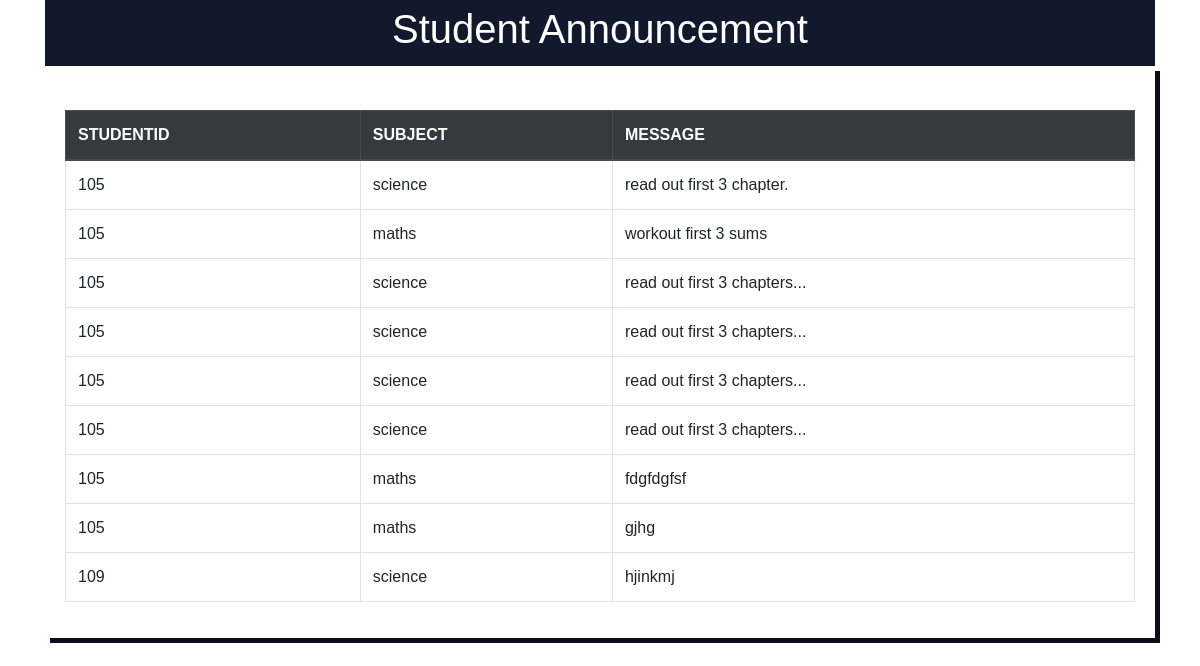
The page /announce.php on the database its author committed.
### tables this page shows
CREATE TABLE `announcement` (
  `chk` int(255) NOT NULL,
  `subject` varchar(255) NOT NULL,
  `message` varchar(255) NOT NULL
);

### announce.php (the view, shortened to what this page needs)
<?php
include_once "connection.php";
?>
<!DOCTYPE html>
<html>
<head>
	<link rel="stylesheet" href="https://cdn.jsdelivr.net/npm/bootstrap@4.5.3/dist/css/bootstrap.min.css">
<link rel="stylesheet" href="css/admission.css">
<link rel="stylesheet" href="css/fees.css">
<link rel="stylesheet" href="css/student.css">
<link rel="stylesheet" href="https://stackpath.bootstrapcdn.com/font-awesome/4.7.0/css/font-awesome.min.css
">
</head>
<body>
<center>
<div class="container">
      <div class="container-head">
         <div class="title">
         <center><h1>Student Announcement</h1></center>
         </div>
     </div>
     <div class="container-body">
        <form action="" method="POST">
          <br>
          <table class="table table-bordered">
            <thead class="thead-dark">
              <tr>
                <th>STUDENTID</th>
                <th>SUBJECT</th>
                <th>MESSAGE</th>
              </tr>
            </thead>
            <tbody>
              <?php
        $query="SELECT * FROM announcement";
        $result=mysqli_query($con,$query);
        if (mysqli_num_rows($result)>0) {
        while ($row=mysqli_fetch_array($result)) {
          ?>
          <tr>
          <td><?php echo $row['chk'];?>
          </td>
          <td><?php echo $row['subject'];?>
          </td>
          <td><?php echo $row['message'];?>
          </td>
          </tr>
        <?php
        }
        }
        else {
            echo "no record found";
          }
      ?>
            </tbody>
          </table>
     </div>
   </div>
</center>
</body>
</html>

### css/admission.css (style rules this page uses)
.title { font-size: 28px; font-family: 'Gill Sans', 'Gill Sans MT', Calibri, 'Trebuchet MS', sans-serif; }

### css/fees.css (style rules this page uses)
* { margin: 0; padding: 0; }
.container-head { background-color: #12192C; color: #ffffff; padding: 5px; width: 100%; border-bottom: 20px; }
.container-body { background-color: rgb(255, 255, 255); box-shadow: 5px 5px rgb(12, 12, 29); padding: 20px; font-size: 22px rgb(12, 12, 29); font-family: 'Franklin Gothic Medium', 'Arial Narrow', Arial, sans-serif; font-weight: 400; }

### rows shown on the page
announcement: chk "105", subject "science", message "read out first 3 chapter."
announcement: chk "105", subject "maths", message "workout first 3 sums"
announcement: chk "105", subject "science", message "read out first 3 chapters..."
announcement: chk "105", subject "science", message "read out first 3 chapters..."
announcement: chk "105", subject "science", message "read out first 3 chapters..."
announcement: chk "105", subject "science", message "read out first 3 chapters..."
announcement: chk "105", subject "maths", message "fdgfdgfsf"
announcement: chk "105", subject "maths", message "gjhg"
announcement: chk "109", subject "science", message "hjinkmj"
